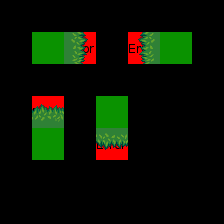

This game map was drawn from its Tiled (.tmx) file and the tilesets committed beside it. A one-line description and the trimmed map source follow:
An orthogonal 7x7 tile map with 32x32 px tiles, 3 tile layers (Regions, Input_set, Output0_Grass), 2 tilesets.

<map version="1.0" orientation="orthogonal" width="7" height="7" tilewidth="32" tileheight="32">
 <tileset firstgid="1" name="ruleset" tilewidth="32" tileheight="32">
  <image source="ruleset.png" trans="ff00ff" width="256" height="64" />
 </tileset>
 <tileset firstgid="17" name="grass" tilewidth="32" tileheight="32">
  <image source="../tiles/grass.png" trans="ff00ff" width="96" height="192" />
 </tileset>
 <layer name="Regions" width="7" height="7">
  <data>[49 cells, 8 non-empty, 1 distinct tile ids]</data>
 </layer>
 <layer name="Input_set" width="7" height="7">
  <data>[49 cells, 4 non-empty, 1 distinct tile ids]</data>
 </layer>
 <layer name="Output0_Grass" width="7" height="7">
  <data>[49 cells, 4 non-empty, 4 distinct tile ids]</data>
 </layer>
</map>
